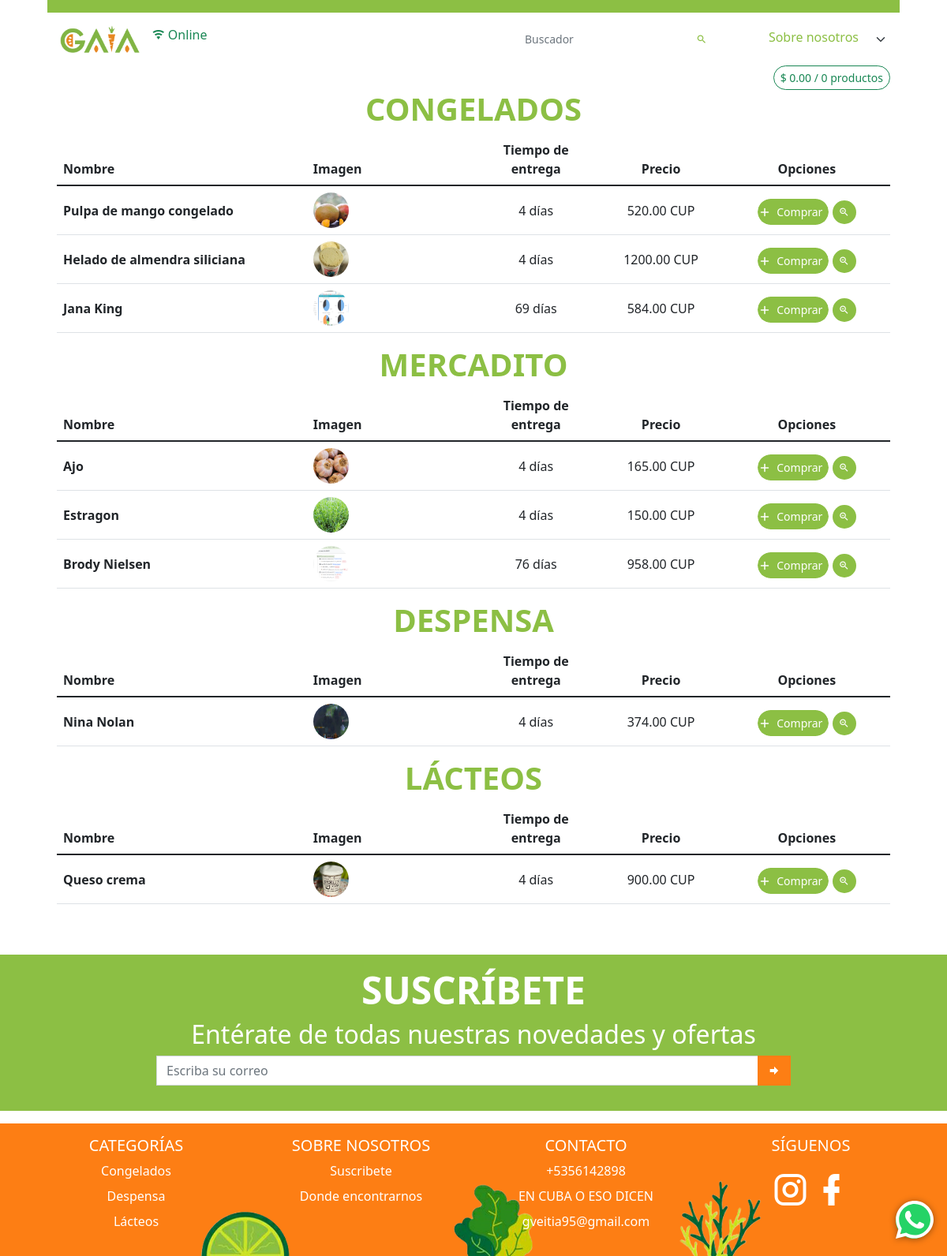
Page /catalogo/CUP/ on the earlier database version.
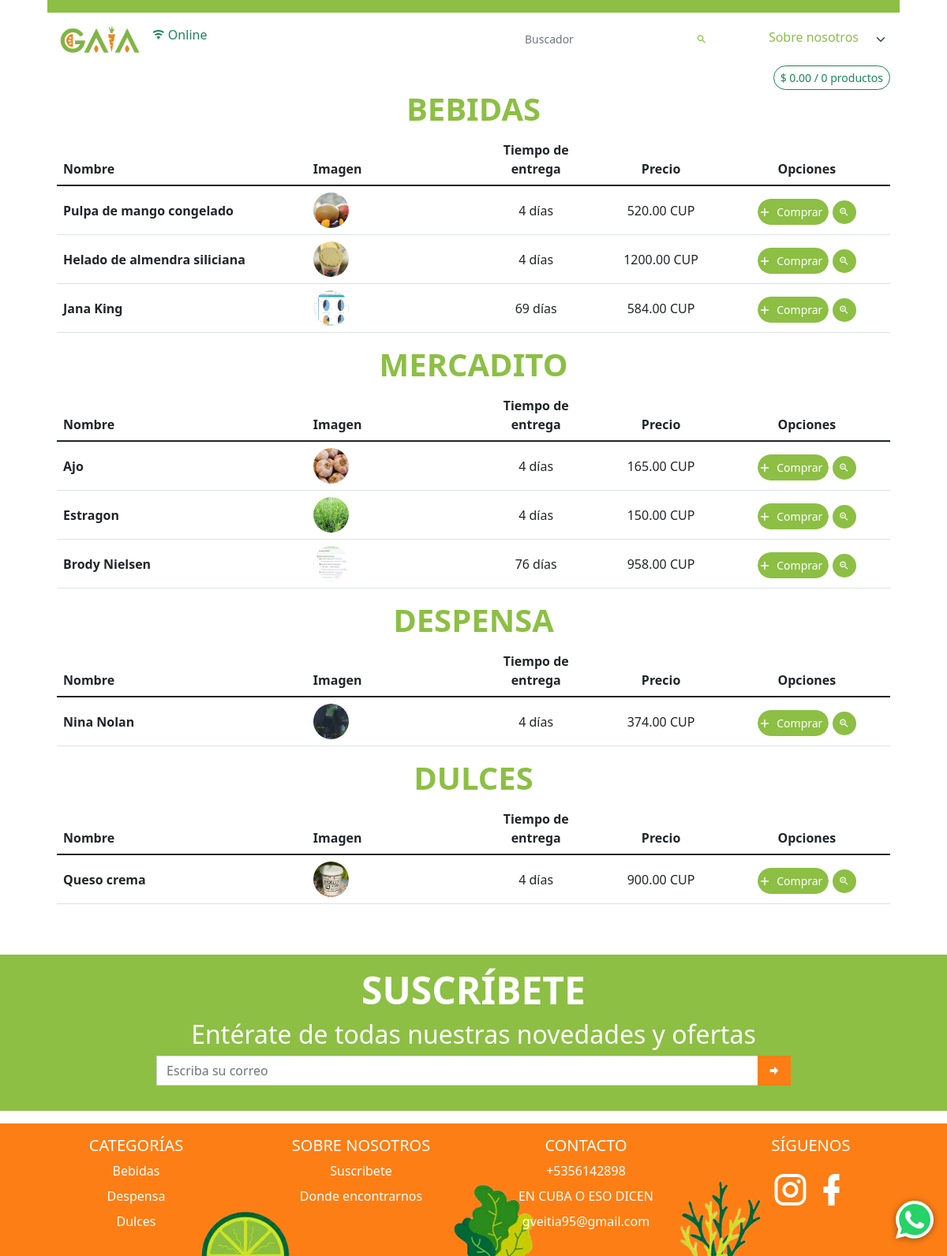
Same page on the later database version.
### app_main/models.py (models this page shows, shortened)
class GeneralData(models.Model):
    logo = models.ImageField(upload_to='datos_generales/logo', verbose_name='Logo')
    img_principal = models.ImageField(upload_to='datos_generales/img_principal', verbose_name='Imagen Principal')
    enterprise_name = models.CharField(max_length=100, verbose_name='Nombre de la empresa')
    enterprise_address = models.CharField(max_length=100, verbose_name='Dirección de la empresa', null=True, blank=True)
    taza_cambio = models.FloatField('Taza de cambio', validators=[MinValueValidator(0, 'Debe ser mayor que cero')],
                                    help_text='Valor del Euro en CUP')
    tropipay_impuesto = models.FloatField('Impuesto de Tropipay', default=3.45,
                                          help_text='Porciento del total de la orden aumentado',
                                          validators=[MinValueValidator(0, 'Debe ser mayor que cero')])
    email = models.EmailField('Correo', unique=True,
                              error_messages={'unique': 'Este correo ya existe'})
    phone_number = models.CharField(validators=[phone_regex], max_length=17, unique=True, error_messages={
        'unique': 'Ya este teléfono está registrado'
    }, verbose_name='Celular', null=True, blank=True)
    facebook = models.URLField(verbose_name='Link de Facebook', null=True, blank=True)
    instagram = models.URLField(verbose_name='Link de Instagram', null=True, blank=True)
    def logo_tag(self):
        if self.logo:
            return mark_safe(f'<img src="{self.logo.url}" class="agrandar" width="45" height="45" />')
        return mark_safe(f'<img src="{STATIC_URL}img/empty.png" class="agrandar" width="45" height="45" />')
    logo_tag.short_description = 'Logo'
    def logo_link(self):
        return mark_safe(f'<a href="{self.logo.url}"> {self.logo_tag()}</a>')
    logo_link.short_description = 'Logo'
    def img_principal_tag(self):
        if self.logo:
            return mark_safe(f'<img src="{self.img_principal.url}" class="agrandar" height="45" />')
        return mark_safe(f'<img src="{STATIC_URL}img/empty.png" class="agrandar" width="45" height="45" />')
    img_principal_tag.short_description = 'Img principal'
    def img_principal_link(self):
        return mark_safe(f'<a href="{self.img_principal.url}"> {self.img_principal_tag()}</a>')
    img_principal_link.short_description = 'Img principal'
    class Meta:
        verbose_name = 'Datos Generales'
        verbose_name_plural = verbose_name

class Category(models.Model):
    name = models.CharField(max_length=100, verbose_name='Nombre')
    image = models.ImageField(upload_to='product/img', verbose_name='Imagen Principal', null=True)
    destacado = models.BooleanField('Destacada', default=False)
    class Meta:
        verbose_name = 'Categoría'
        verbose_name_plural = 'Categorías'
        ordering = ('name',)
    def __str__(self):
        return self.name
    @property
    def get_prods_count(self):
        return self.product_set.count() if self.product_set.exists() else 0
    def img_link(self):
        if self.image:
            return mark_safe(
                f'<a href="{self.image.url}"><img src="{self.image.url}" class="agrandar mb-2 mr-2" '
                f'width="40" height="40" /></a>')
        return mark_safe(
            f'<a href="{STATIC_URL}img/empty.png"><img src="{STATIC_URL}img/empty.png" class="agrandar mb-2 mr-2" '
            f'width="40" height="40" /></a>')
    img_link.short_description = 'Imagen'

class Product(models.Model):
    category = models.ForeignKey(Category, on_delete=models.CASCADE, verbose_name='Categoría')
    image = models.ImageField(upload_to='product/img', verbose_name='Imagen Principal', null=True)
    name = models.CharField(max_length=100, verbose_name='Nombre')
    price = models.DecimalField(max_digits=9, verbose_name='Precio', decimal_places=2, help_text='Poner en base a CUP')
    old_price = models.DecimalField(max_digits=9, verbose_name='Precio anterior', decimal_places=2, null=True,
                                    help_text='Este precio debería ser mayor al precio actual', blank=True)
    info = RichTextField(max_length=400, verbose_name='Información', null=True, blank=True)
    about = RichTextField(max_length=400, verbose_name='Sobre el producto', null=True, blank=True)
    is_active = models.BooleanField(default=True, verbose_name='Visible')
    is_important = models.BooleanField(default=True, verbose_name='Destacado')
    stock = models.IntegerField(verbose_name='Cantidad de inventario', default=1)
    date_updated = models.DateTimeField(auto_now=True, null=True, blank=True)
    sales = models.PositiveIntegerField(verbose_name='Ventas', default=0)
    delivery_time = models.PositiveSmallIntegerField('Tiempo de entrega (días)')
    moneda = models.CharField('Moneda', choices=(
        ('CUP', 'CUP'),
        ('Euro', 'Euro'),
        ('Ambas', 'Ambas'),
    ), default='CUP', max_length=200)
    codigo = models.CharField('Código', max_length=100, editable=False, null=True, blank=True)
    class Meta:
        verbose_name = 'Producto'
        verbose_name_plural = 'Productos'
        ordering = ('category',)
    def info_tag(self):
        return mark_safe(self.info)
    def get_image(self):
        if self.image:
            return self.image.url
        return f'{STATIC_URL}img/empty.png'
    def img_link(self):
        if self.image:
            return mark_safe(
                f'<a href="{self.image.url}"><img src="{self.image.url}" class="agrandar mb-2 mr-2" '
                f'width="50" height="50" /></a>')
        return mark_safe(
            f'<a href="{STATIC_URL}img/empty.png"><img src="{STATIC_URL}img/empty.png" class="agrandar mb-2 mr-2" '
            f'width="50" height="50" /></a>')
    def has_old_price(self):
        return mark_safe(f'<img src="{STATIC_URL}admin/img/icon-yes.svg" alt="True">') if self.old_price else mark_safe(
            f'<img src="{STATIC_URL}admin/img/icon-no.svg" alt="False">')
    has_old_price.short_description = 'Tiene descuento'
    img_link.short_description = 'Vista previa'
    info_tag.short_description = 'Información'

class InfoUtil(models.Model):
    title = models.CharField('Título', max_length=100, null=True, blank=True)
    class Meta:
        verbose_name = 'Información útil'
        verbose_name_plural = 'Informaciones útiles'

### app_main/views.py (the view)
# urls.py: path('catalogo/CUP/', CatalogoCUPView.as_view(), name='catalogo-cup'),
class CatalogoCUPView(StartPageCUP):
    template_name = 'catalogo.html'
    def get_context_data(self, *, object_list=None, **kwargs):
        context = super().get_context_data()
        context['title'] = 'Catálogo | Productos CUP'
        context['tipo_moneda'] = 'CUP'
        return context

### app_main/templates/catalogo.html (shortened to what this page needs)
{% extends 'startpage.html' %}
{% load static %}
{% block navbar %}
    <nav class="navbar bg-semi-success"></nav>
    <nav class="navbar bg-white navbar-expand-sm" style="vertical-align: middle">
        <ul class="navbar-nav">
            <li class="nav-item">
                <div class="nav-link">
                    <a href="{{ index_url }}"><img
                            src="{% if business.img_principal %} {{ business.img_principal.url }} {% else %} {% static logo %} {% endif %}"
                            class="ps-2" alt="gaia" height="35"></a>
                </div>
            </li>
            <li class="nav-item">
                <a class="nav-link">
                    <span id="on-off" class="fs-6 rounded-pill"></span>
                </a>
            </li>
        </ul>
        <ul class="navbar-nav ms-auto ">
            <li class="nav-item">
                <div class="nav-link">
                    <form action="">
                        <div class="input-group input-group-sm pe-2">
                            <input type="search" class="form-control border-0 ps-0 rounded-0"
                                   placeholder="Buscador" value="{{ search }}"
                                   aria-label="Example text with button addon"
                                   aria-describedby="button-addon1" name="search">
                            <button class="btn border-0" type="submit" id="button-addon1"><i
                                    class="mdi mdi-magnify text-semi-success"></i></button>
                        </div>
                    </form>
                </div>
            </li>
            <li class="nav-item pe-1 py-1">
                <select class="form-select custom-select h-100 pt-0 text-end border-0 pe-5 text-semi-success"
                        id="select-info">
                    <option selected disabled>Sobre nosotros</option>
                </select>
            </li>
        </ul>
    </nav>
{% endblock %}
{% block content %}
    <div class="text-end">
        <button class="btn btn-outline-success btn-sm rounded-pill" type="button"
                data-bs-toggle="offcanvas"
                data-bs-target="#offcanvasRight" aria-controls="offcanvasRight" id="botoncito-verde">
        </button>
    </div>
    {% include 'table_products.html' %}
{% endblock %}

### templates/table_products.html (shortened to what this page needs)
{% for category in all_categories %}
    <div class="table-responsive">
        <h1 class="text-center text-semi-success text-uppercase display-6 fw-bold user-select-none"
            id="category{{ category.id }}">{{ category }}</h1>
        <table class="table table-hover">
            <thead>
            <tr>
                <th scope="col">Nombre</th>
                <th scope="col">Imagen</th>
                <th class="text-center" scope="col">Tiempo de entrega</th>
                <th class="text-center" scope="col">Precio</th>
                <th class="text-center" scope="col">Opciones</th>
            </tr>
            </thead>
            <tbody class="table-group-divider">
            {% for product in object_list %}
                {% if product.category == category %}
                    <tr class="" style="vertical-align: middle">
                        <th scope="row" style="width: 30%">{{ product.name }}</th>
                        <td style="width: 20%"><img src="{{ product.get_image }}" alt="image" height="45" width="45"
                                                    class="rounded-pill">
                        </td>
                        <td class="text-center " style="width: 15%">{{ product.delivery_time }} días</td>
                        <td class="text-center"
                            style="width: 15%">{{ product.price | floatformat:2 }} {{ tipo_moneda }}</td>
                        <td class="text-center" style="width: 20%">
                            {% if product.stock > 0 %}
                                <Button Class="Button add_to_cart mt-1 btn-success btn btn-success"
                                        name="{{ product.id }}">
                                    <Span>Comprar</Span>
                                </Button>
                            {% else %}
                                <span class="badge fs-6 fw-normal py-2 rounded-pill bg-secondary">Agotado</span>
                            {% endif %}
                            <button type="button"
                                    class="btn btn-success mt-1 border-0 bg-semi-success btn-sm rounded-pill btn-table-ver"
                                    data-bs-toggle="modal" data-bs-target="#product_modal" name="{{ product.id }}">
                                <i class="mdi mdi-magnify-plus-outline"></i>
                            </button>
                        </td>
                    </tr>
                {% endif %}
            {% endfor %}
            </tbody>
        </table>
    </div>
{% endfor %}

### templates/footer.html (shortened to what this page needs)
{% load static %}
<footer class="bd-footer mt-5 bg-semi-success">
    <div class="mx-auto py-3 w-75 px-md-5 px-0">
        <h1 class="text-center text-white text-uppercase display-5 fw-bold user-select-none">suscríbete</h1>
        <h2 class="text-white text-center ">Entérate de todas nuestras novedades y ofertas</h2>
        <form action="{% url 'suscriptor' %}" method="post" id="suscriptor-form">
            <div class="input-group mb-3">
                <input type="email" name="email" class="form-control rounded-0" placeholder="Escriba su correo"
                       aria-label="Recipient's username" required aria-describedby="button-addon2"
                       id="suscriptor-email">
                <button class="btn bg-orange rounded-0" type="submit" id="button-addon2"><i
                        class="mdi mdi-arrow-right-bold"></i>
                </button>
            </div>
        </form>
    </div>
</footer>
<footer class="bd-footer mt-3 bg-orange footer-2">
    <div class="container pt-3">
        <div class="row justify-content-center text-center">
            {% if catalogo_url %}
                <div class="col-6 col-md-3 mb-3">
                    <h5>CATEGORÍAS</h5>
                    <ul class="list-unstyled">
                        {% for category in categories %}
                            <li class="mb-2"><a href="{{ catalogo_url }}#category{{ category.id }}"
                                                class="text-decoration-none text-white">{{ category.name }}</a>
                            </li>
                        {% endfor %}
                    </ul>
                </div>
            {% endif %}
            <div class="col-6 col-md-3  mb-3">
                <h5>SOBRE NOSOTROS</h5>
                <ul class="list-unstyled">
                    {% for info in infoUtil_list %}
                        {% if info.contenidoinfo_set.exists %}
                            <li class="mb-2"><a href="{% url 'info' %}#{{ info.id }}"
                                                class="text-decoration-none text-white">{{ info.title }}</a></li>
                        {% endif %}
                    {% endfor %}
                </ul>
            </div>
            <div class="col-6 col-md-3  mb-3">
                <h5>CONTACTO</h5>
                <ul class="list-unstyled">
                    <li class="mb-2"><a href="tel:{{ business.phone_number }}"
                                        class="text-decoration-none text-white">{{ business.phone_number }}</a>
                    </li>
                    <li class="mb-2"><a href="{{ business.enterprise_address }}"
                                        class="text-decoration-none text-white">{{ business.enterprise_address }}</a>
                    </li>
                    <li class="mb-2"><a href="mailto:{{ business.email }}"
                                        class="text-decoration-none text-white">{{ business.email }}</a></li>
                </ul>
            </div>
            <div class="col-6 col-md-3 mb-3">
                <h5>SÍGUENOS</h5>
                <div>
                    <a href="{{ business.instagram }}"><i class="mdi mdi-instagram mdi-48px text-white"></i></a>
                    <a href="{{ business.facebook }}"><i class="mdi mdi-facebook mdi-48px text-white"></i></a>
                </div>
            </div>
        </div>
    </div>
</footer>

Differences in the rows shown:
removed Category: name "CONGELADOS", name "Congelados", Product (name "Pulpa de mango congelado", get_image (picture), delivery_time "4", price "520.00", moneda "CUP"), Product (name "Helado de almendra siliciana", get_image (picture), delivery_time "4", price "1200.00", moneda "CUP"), Product (name "Jana King", get_image (picture), delivery_time "69", price "584.00", tipo_moneda "CUP")
added Category: name "BEBIDAS", name "Bebidas", Product (name "Pulpa de mango congelado", get_image (picture), delivery_time "4", price "520.00", moneda "CUP"), Product (name "Helado de almendra siliciana", get_image (picture), delivery_time "4", price "1200.00", moneda "CUP"), Product (name "Jana King", get_image (picture), delivery_time "69", price "584.00", tipo_moneda "CUP")
changed Category: name "LÁCTEOS" → "DULCES"; name "Lácteos" → "Dulces"
